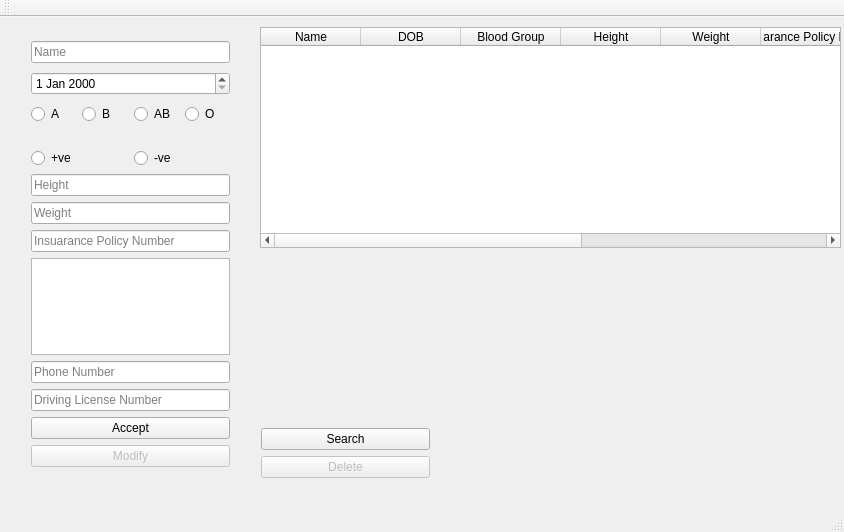
<?xml version="1.0" encoding="UTF-8"?>
<ui version="4.0">
 <class>MainWindow</class>
 <widget class="QMainWindow" name="MainWindow">
  <property name="geometry">
   <rect>
    <x>0</x>
    <y>0</y>
    <width>844</width>
    <height>532</height>
   </rect>
  </property>
  <property name="windowTitle">
   <string>Personnel Database</string>
  </property>
  <widget class="QWidget" name="centralWidget">
   <widget class="QWidget" name="verticalLayoutWidget">
    <property name="geometry">
     <rect>
      <x>20</x>
      <y>120</y>
      <width>221</width>
      <height>341</height>
     </rect>
    </property>
    <layout class="QVBoxLayout" name="verticalLayout">
     <item>
      <layout class="QHBoxLayout" name="horizontalLayout_2">
       <item>
        <widget class="QRadioButton" name="in_rd_pve">
         <property name="text">
          <string>+ve</string>
         </property>
         <property name="autoExclusive">
          <bool>true</bool>
         </property>
        </widget>
       </item>
       <item>
        <widget class="QRadioButton" name="in_rd_nve">
         <property name="text">
          <string>-ve</string>
         </property>
         <property name="autoExclusive">
          <bool>true</bool>
         </property>
        </widget>
       </item>
      </layout>
     </item>
     <item>
      <widget class="QLineEdit" name="inHeight">
       <property name="placeholderText">
        <string>Height</string>
       </property>
      </widget>
     </item>
     <item>
      <widget class="QLineEdit" name="inWeight">
       <property name="placeholderText">
        <string>Weight</string>
       </property>
      </widget>
     </item>
     <item>
      <widget class="QLineEdit" name="inInsPNum">
       <property name="placeholderText">
        <string>Insuarance Policy Number</string>
       </property>
      </widget>
     </item>
     <item>
      <widget class="QTextEdit" name="inAddress">
       <property name="toolTip">
        <string>Address</string>
       </property>
      </widget>
     </item>
     <item>
      <widget class="QLineEdit" name="inPhNo">
       <property name="placeholderText">
        <string>Phone Number</string>
       </property>
      </widget>
     </item>
     <item>
      <widget class="QLineEdit" name="inDriveLNum">
       <property name="placeholderText">
        <string>Driving License Number</string>
       </property>
      </widget>
     </item>
     <item>
      <widget class="QPushButton" name="btnAccept">
       <property name="text">
        <string>Accept</string>
       </property>
      </widget>
     </item>
     <item>
      <widget class="QPushButton" name="btnModify">
       <property name="enabled">
        <bool>false</bool>
       </property>
       <property name="text">
        <string>Modify</string>
       </property>
      </widget>
     </item>
    </layout>
   </widget>
   <widget class="QWidget" name="verticalLayoutWidget_2">
    <property name="geometry">
     <rect>
      <x>20</x>
      <y>10</y>
      <width>221</width>
      <height>111</height>
     </rect>
    </property>
    <layout class="QVBoxLayout" name="verticalLayout_2">
     <item>
      <widget class="QLineEdit" name="inName">
       <property name="placeholderText">
        <string>Name</string>
       </property>
      </widget>
     </item>
     <item>
      <widget class="QDateEdit" name="inDOB"/>
     </item>
     <item>
      <layout class="QHBoxLayout" name="horizontalLayout">
       <item>
        <widget class="QRadioButton" name="in_rd_a">
         <property name="text">
          <string>A</string>
         </property>
        </widget>
       </item>
       <item>
        <widget class="QRadioButton" name="in_rd_b">
         <property name="text">
          <string>B</string>
         </property>
        </widget>
       </item>
       <item>
        <widget class="QRadioButton" name="in_rd_ab">
         <property name="text">
          <string>AB</string>
         </property>
        </widget>
       </item>
       <item>
        <widget class="QRadioButton" name="in_rd_o">
         <property name="text">
          <string>O</string>
         </property>
        </widget>
       </item>
      </layout>
     </item>
    </layout>
   </widget>
   <widget class="QTableWidget" name="tableWidget">
    <property name="geometry">
     <rect>
      <x>260</x>
      <y>10</y>
      <width>581</width>
      <height>221</height>
     </rect>
    </property>
    <property name="editTriggers">
     <set>QAbstractItemView::AnyKeyPressed|QAbstractItemView::EditKeyPressed</set>
    </property>
    <column>
     <property name="text">
      <string>Name</string>
     </property>
    </column>
    <column>
     <property name="text">
      <string>DOB</string>
     </property>
    </column>
    <column>
     <property name="text">
      <string>Blood Group</string>
     </property>
    </column>
    <column>
     <property name="text">
      <string>Height</string>
     </property>
    </column>
    <column>
     <property name="text">
      <string>Weight</string>
     </property>
    </column>
    <column>
     <property name="text">
      <string>Insuarance Policy Number</string>
     </property>
    </column>
    <column>
     <property name="text">
      <string>Address</string>
     </property>
    </column>
    <column>
     <property name="text">
      <string>Phone Number</string>
     </property>
    </column>
    <column>
     <property name="text">
      <string>Driving License Number</string>
     </property>
    </column>
   </widget>
   <widget class="QWidget" name="verticalLayoutWidget_3">
    <property name="geometry">
     <rect>
      <x>250</x>
      <y>400</y>
      <width>191</width>
      <height>61</height>
     </rect>
    </property>
    <layout class="QVBoxLayout" name="verticalLayout_3">
     <property name="bottomMargin">
      <number>0</number>
     </property>
     <item>
      <widget class="QPushButton" name="btnSearch">
       <property name="text">
        <string>Search</string>
       </property>
      </widget>
     </item>
     <item>
      <widget class="QPushButton" name="btnDelete">
       <property name="enabled">
        <bool>false</bool>
       </property>
       <property name="text">
        <string>Delete</string>
       </property>
       <property name="checkable">
        <bool>false</bool>
       </property>
       <property name="checked">
        <bool>false</bool>
       </property>
       <property name="autoDefault">
        <bool>false</bool>
       </property>
       <property name="default">
        <bool>false</bool>
       </property>
       <property name="flat">
        <bool>false</bool>
       </property>
      </widget>
     </item>
    </layout>
   </widget>
  </widget>
  <widget class="QMenuBar" name="menuBar">
   <property name="geometry">
    <rect>
     <x>0</x>
     <y>0</y>
     <width>844</width>
     <height>25</height>
    </rect>
   </property>
  </widget>
  <widget class="QToolBar" name="mainToolBar">
   <attribute name="toolBarArea">
    <enum>TopToolBarArea</enum>
   </attribute>
   <attribute name="toolBarBreak">
    <bool>false</bool>
   </attribute>
  </widget>
  <widget class="QStatusBar" name="statusBar"/>
 </widget>
 <layoutdefault spacing="6" margin="11"/>
 <resources/>
 <connections/>
</ui>
